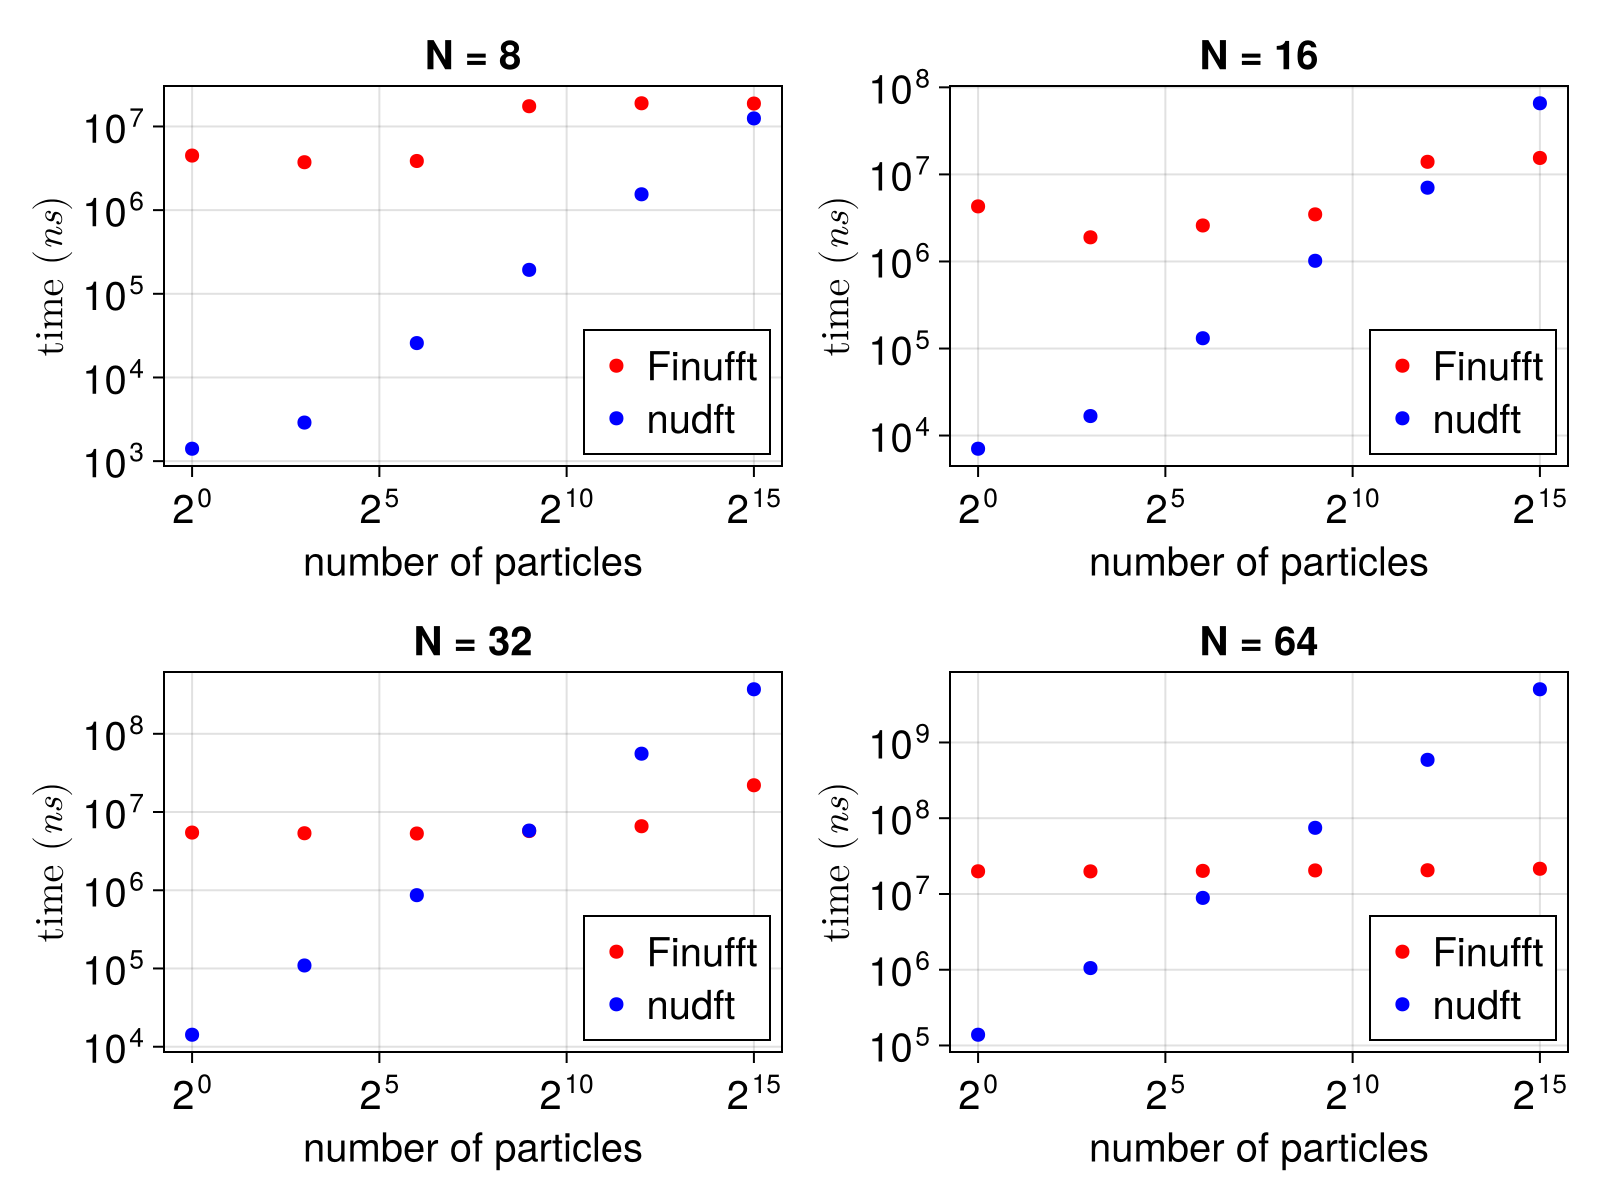

Write Julia code to recreate this figure.
using CSV, DataFrames, CairoMakie, LaTeXStrings

df = CSV.read("../data/nudft_vs_nufft_time.csv", DataFrame)

Ms = unique(df.M)
Ns = unique(df.N)

fig = Figure(size=(800, 600), fontsize = 20)
ax1 = Axis(fig[1, 1], xlabel="number of particles",ylabel=L"time ($ns$)", title="N = 8", xscale=log2, yscale=log10)

ax2 = Axis(fig[1, 2], xlabel="number of particles",ylabel=L"time ($ns$)", title="N = 16", xscale=log2, yscale=log10)

ax3 = Axis(fig[2, 1], xlabel="number of particles",ylabel=L"time ($ns$)", title="N = 32", xscale=log2, yscale=log10)

ax4 = Axis(fig[2, 2], xlabel="number of particles",ylabel=L"time ($ns$)", title="N = 64", xscale=log2, yscale=log10)

axs = [ax1, ax2, ax3, ax4]

for (i, N) in enumerate(Ns)
    scatter!(axs[i],df[df.N .== N, :M], df[df.N .== N, :finufft], label="Finufft", color="red", markersize=10)
    scatter!(axs[i],df[df.N .== N, :M], df[df.N .== N, :nudft_s3], label="nudft", color="blue", markersize=10)
    axislegend(axs[i], position=:rb)
end

save("nudft_vs_nufft.png", fig)